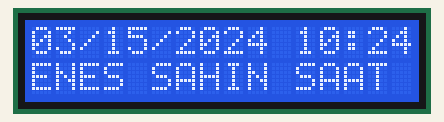
Simulated run of this sketch. Board: Arduino Uno, built with avr-gcc and run on an emulated ATmega328P. Shown: 16×2 character LCD. The local clock reads 2024-03-15 10:24:30 at power-on unless the sketch sets it; what the sketch prints to the serial monitor is not drawn.

Above: at 0.2 s.
At 30.2 s:
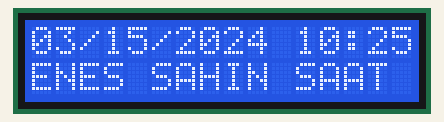
At 90.2 s:
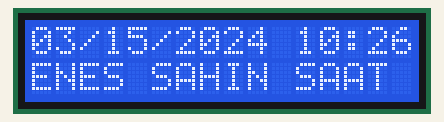

Measured:
- what the display in image 1 shows lasts 60.1 s, from 30.1 s to 90.2 s

The sketch:

RTC.ino
```cpp
#include <Wire.h>
#include <LiquidCrystal_I2C.h>
//I2C pins declaration
LiquidCrystal_I2C lcd(0x27, 2, 1, 0, 4, 5, 6, 7, 3, POSITIVE);


// CONNECTIONS:
// DS1302 CLK/SCLK --> 5
// DS1302 DAT/IO --> 4
// DS1302 RST/CE --> 2
// DS1302 VCC --> 3.3v - 5v
// DS1302 GND --> GND

#include <ThreeWire.h>
#include <RtcDS1302.h>

ThreeWire myWire(3,4,2); // IO, SCLK, CE
RtcDS1302<ThreeWire> Rtc(myWire);


void setup ()
{


   Serial.begin(57600);

    Serial.print("compiled: ");
    Serial.print(__DATE__);
    Serial.println(__TIME__);

    Rtc.Begin();

    RtcDateTime compiled = RtcDateTime(__DATE__, __TIME__);

    Serial.println(printDateTime(compiled));

    if (!Rtc.IsDateTimeValid())
    {
        // Common Causes:
        //    1) first time you ran and the device wasn't running yet
        //    2) the battery on the device is low or even missing

        Serial.println("RTC lost confidence in the DateTime!");
        Rtc.SetDateTime(compiled);
    }

    if (Rtc.GetIsWriteProtected())
    {
        Serial.println("RTC was write protected, enabling writing now");
        Rtc.SetIsWriteProtected(false);
    }

    if (!Rtc.GetIsRunning())
    {
        Serial.println("RTC was not actively running, starting now");
        Rtc.SetIsRunning(true);
    }

    RtcDateTime now = Rtc.GetDateTime();
    if (now < compiled)
    {
        Serial.println("RTC is older than compile time!  (Updating DateTime)");
        Rtc.SetDateTime(compiled);
    }
    else if (now > compiled)
    {
        Serial.println("RTC is newer than compile time. (this is expected)");
    }
    else if (now == compiled)
    {
        Serial.println("RTC is the same as compile time! (not expected but all is fine)");
    }


   lcd.begin(16,2);//Defining 16 columns and 2 rows of lcd display
   lcd.backlight();//To Power ON the back light
    //lcd.backlight();// To Power OFF the back light

}

void loop ()
{


    RtcDateTime now = Rtc.GetDateTime();


    Serial.println( printDateTime(now));

    if (!now.IsValid())
    {
        // Common Causes:
        //    1) the battery on the device is low or even missing and the power line was disconnected
        Serial.println("RTC lost confidence in the DateTime!");
    }


lcd.setCursor(0,0); //Defining positon to write from first row,first column .
lcd.print( printDateTime(now));
lcd.setCursor(0,1);  //Defining positon to write from second row,first column .
lcd.print("ENES SAHIN SAAT");

delay(1000);
}

#define countof(a) (sizeof(a) / sizeof(a[0]))

String printDateTime(const RtcDateTime& dt)
{
    char datestring[20];

    snprintf_P(datestring,
            countof(datestring),
            PSTR("%02u/%02u/%04u %02u:%02u:%02u"),
            dt.Month(),
            dt.Day(),
            dt.Year(),
            dt.Hour(),
            dt.Minute(),
            dt.Second() );

        return datestring;
   // Serial.print(datestring);
}
```
